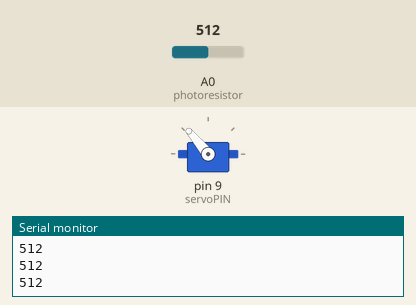
Bench run of a sketch on a simulated Arduino Uno, built with avr-gcc and run on an emulated ATmega328P. On the bench: servo, the last lines printed to the serial monitor. Inputs (shaded band) come from the test bench; at power-on: A0 (photoresistor) = 512.

Above: at 1.2 s.
1.3 s: A0 (photoresistor) set to 315
4.3 s: A0 (photoresistor) set to 284
At 7.1 s:
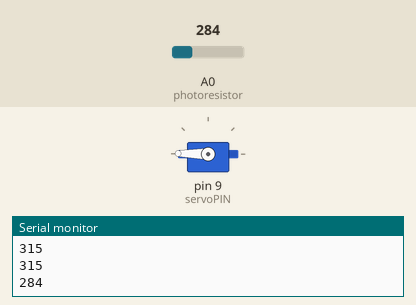
7.3 s: A0 (photoresistor) set to 387
9.7 s: A0 (photoresistor) set to 414
11.4 s: A0 (photoresistor) set to 290
14.4 s: A0 (photoresistor) set to 410
At 15.79 s:
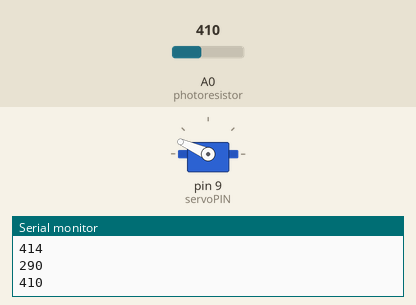
Timing chart, 0 to 17.4 s (numbered marks = the images above; inputs shaded):
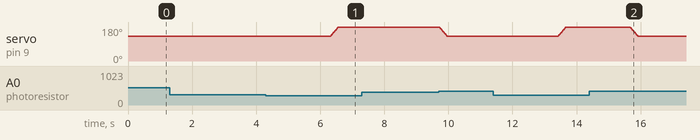

The sketch:

fetch_machine.ino
```cpp
const int photoresistor = A0;
int photovalue;
#include <Servo.h>  // servo library
Servo servo1;  // servo control object
int servoPIN = 9;
int servoPWR = 12;
int openVal = 180;
int closeVal  =130;
void setup() {
  Serial.begin(9600);
  pinMode(photoresistor, INPUT);
  servo1.attach(servoPIN, 900, 2100);  //Connect the servo to pin 9
                //with a minimum pulse width of
                //900 and a maximum pulse width of
                //2100.
  digitalWrite(servoPWR, HIGH);
  servo1.write(closeVal);
  }

boolean turned = false;
void loop() {
   photovalue = analogRead(photoresistor);
   Serial.println(photovalue);


   if (turned){
    if (photovalue>400){
      turned = false;
        closeTube();
        delay(500);         // Pause to get it time to move

    }
   }

   if (!turned) {
    if (photovalue < 300){
      turned = true;
      delay(2000);         // Pause to get it time to move
      openTube();
      delay(2000);         // Pause to get it time to move

    }
   }
}

//180 is open
//130 is closed
int delayInClosing = 5;
void openTube(){
  for (int i=closeVal; i< openVal; i++){
    servo1.write(i);
    delay(delayInClosing);
  }
}

void closeTube(){
  for (int i=openVal; i>closeVal; i--){
    servo1.write(i);
    delay(delayInClosing);
  }
}
```

Measured:
- the behaviour switches between 300 and 299 on A0 (photoresistor) (found by bisection; images 0 and 1)
- after the input at 4.3 s, servo on pin 9 (servoPIN): moves from 130° to 179° over 0.24 s, starting after 2.0 s
